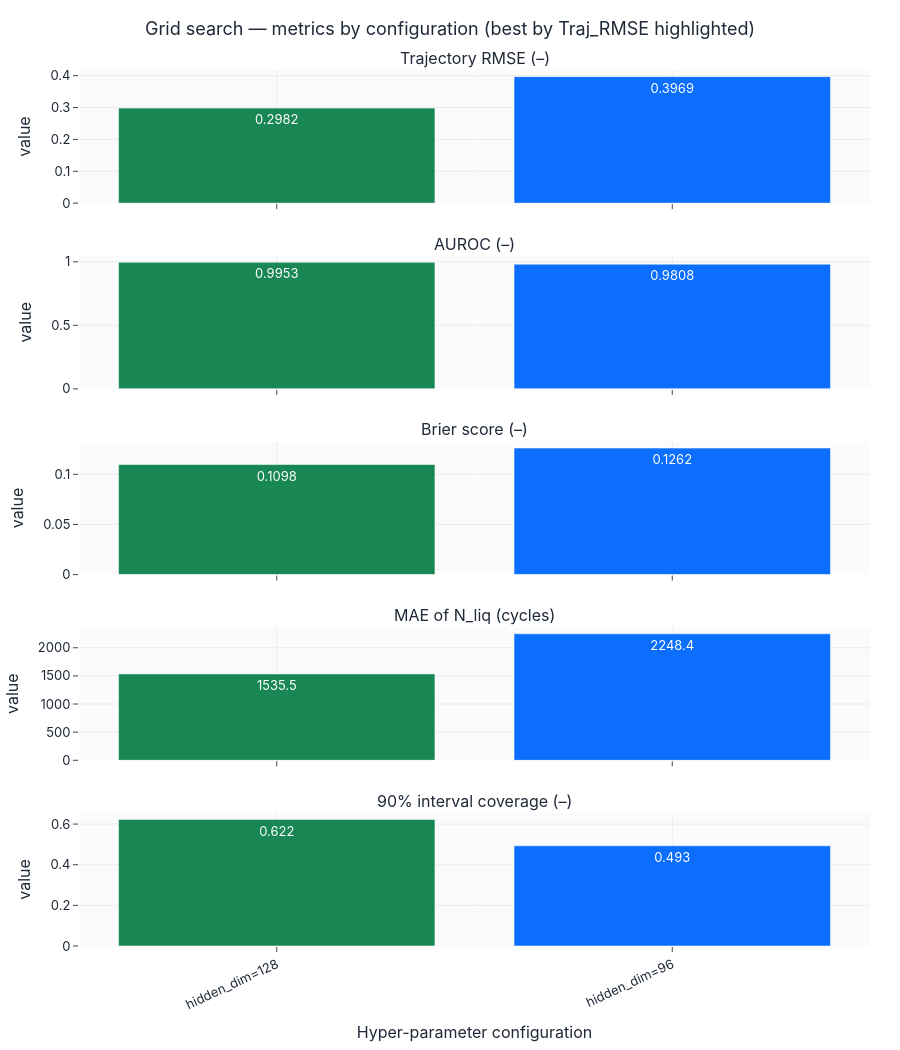

The cell this chart's notebook holds for it:
### Markdown cell above
## Шаг 1. Grid search и сохранение гиперпараметров

### Code cell
# >>> Метрика, по которой grid search выбирает лучшие гиперпараметры <<<
SELECTION_METRIC = "Traj_RMSE"   # например: "Traj_RMSE", "Brier", "AUROC", "N_liq_MAE", "val_loss"
DASHBOARD_METRICS = ["Traj_RMSE", "AUROC", "Brier", "N_liq_MAE", "Coverage_90"]

fixed = dict(static_dim=static_dim, prefix_dim=prefix_dim, seq_dim=seq_dim, seq_len=config.seq_len,
             prefix_len=config.prefix_len, max_cycle_reference=config.max_cycle_reference,
             use_trigger_head=True, structured_post_event=True, use_crr_damage=True, integrator="euler")
grid = {"hidden_dim": [96, 128]}
res, best = grid_search(lambda p: EVTNeuralSSM(**fixed, **p), grid, gs_train, gs_val,
                        config, device, search_epochs=2, score_metric=SELECTION_METRIC)
print("Selection metric:", SELECTION_METRIC, "| best:", best)
display(english_metric_table(res).round(4))
write_hyperparams(MODELS_DIR, "evt_ssm", {"model_type": "EVTNeuralSSM", "display_name": "EVT-NeuralSSM",
                  "model_kwargs": {**fixed, **best},
                  "search": {"grid": grid, "score_metric": SELECTION_METRIC, "best": best}})
show_grid_dashboard(res, grid, SELECTION_METRIC, DASHBOARD_METRICS, "2_3_grid_search").show()

### Figure 1 — Plotly figure (JSON) as saved in the notebook; plotly's stock layout.template omitted (floating-point values rounded to 4 significant figures)
{"data": [{"marker": {"color": ["#198754", "#0b6efd"]}, "showlegend": false, "text": ["0.2982", "0.3969"], "textposition": "auto", "type": "bar", "x": ["hidden_dim=128", "hidden_dim=96"], "xaxis": "x", "y": [0.2982, 0.3969], "yaxis": "y"}, {"marker": {"color": ["#198754", "#0b6efd"]}, "showlegend": false, "text": ["0.9953", "0.9808"], "textposition": "auto", "type": "bar", "x": ["hidden_dim=128", "hidden_dim=96"], "xaxis": "x2", "y": [0.9953, 0.9808], "yaxis": "y2"}, {"marker": {"color": ["#198754", "#0b6efd"]}, "showlegend": false, "text": ["0.1098", "0.1262"], "textposition": "auto", "type": "bar", "x": ["hidden_dim=128", "hidden_dim=96"], "xaxis": "x3", "y": [0.1098, 0.1262], "yaxis": "y3"}, {"marker": {"color": ["#198754", "#0b6efd"]}, "showlegend": false, "text": ["1535.5", "2248.4"], "textposition": "auto", "type": "bar", "x": ["hidden_dim=128", "hidden_dim=96"], "xaxis": "x4", "y": [1536.0, 2248.0], "yaxis": "y4"}, {"marker": {"color": ["#198754", "#0b6efd"]}, "showlegend": false, "text": ["0.622", "0.493"], "textposition": "auto", "type": "bar", "x": ["hidden_dim=128", "hidden_dim=96"], "xaxis": "x5", "y": [0.6225, 0.4931], "yaxis": "y5"}], "layout": {"annotations": [{"font": {"size": 16}, "showarrow": false, "text": "Trajectory RMSE (–)", "x": 0.5, "xanchor": "center", "xref": "paper", "y": 1.0, "yanchor": "bottom", "yref": "paper"}, {"font": {"size": 16}, "showarrow": false, "text": "AUROC (–)", "x": 0.5, "xanchor": "center", "xref": "paper", "y": 0.788, "yanchor": "bottom", "yref": "paper"}, {"font": {"size": 16}, "showarrow": false, "text": "Brier score (–)", "x": 0.5, "xanchor": "center", "xref": "paper", "y": 0.576, "yanchor": "bottom", "yref": "paper"}, {"font": {"size": 16}, "showarrow": false, "text": "MAE of N_liq (cycles)", "x": 0.5, "xanchor": "center", "xref": "paper", "y": 0.364, "yanchor": "bottom", "yref": "paper"}, {"font": {"size": 16}, "showarrow": false, "text": "90% interval coverage (–)", "x": 0.5, "xanchor": "center", "xref": "paper", "y": 0.152, "yanchor": "bottom", "yref": "paper"}], "height": 1050, "title": {"text": "Grid search — metrics by configuration (best by Traj_RMSE highlighted)"}, "xaxis": {"anchor": "y", "domain": [0.0, 1.0], "matches": "x5", "showticklabels": false}, "xaxis2": {"anchor": "y2", "domain": [0.0, 1.0], "matches": "x5", "showticklabels": false}, "xaxis3": {"anchor": "y3", "domain": [0.0, 1.0], "matches": "x5", "showticklabels": false}, "xaxis4": {"anchor": "y4", "domain": [0.0, 1.0], "matches": "x5", "showticklabels": false}, "xaxis5": {"anchor": "y5", "domain": [0.0, 1.0], "tickangle": -25, "title": {"text": "Hyper-parameter configuration"}}, "yaxis": {"anchor": "x", "domain": [0.848, 1.0], "title": {"text": "value"}}, "yaxis2": {"anchor": "x2", "domain": [0.636, 0.788], "title": {"text": "value"}}, "yaxis3": {"anchor": "x3", "domain": [0.424, 0.576], "title": {"text": "value"}}, "yaxis4": {"anchor": "x4", "domain": [0.212, 0.364], "title": {"text": "value"}}, "yaxis5": {"anchor": "x5", "domain": [0.0, 0.152], "title": {"text": "value"}}}}
